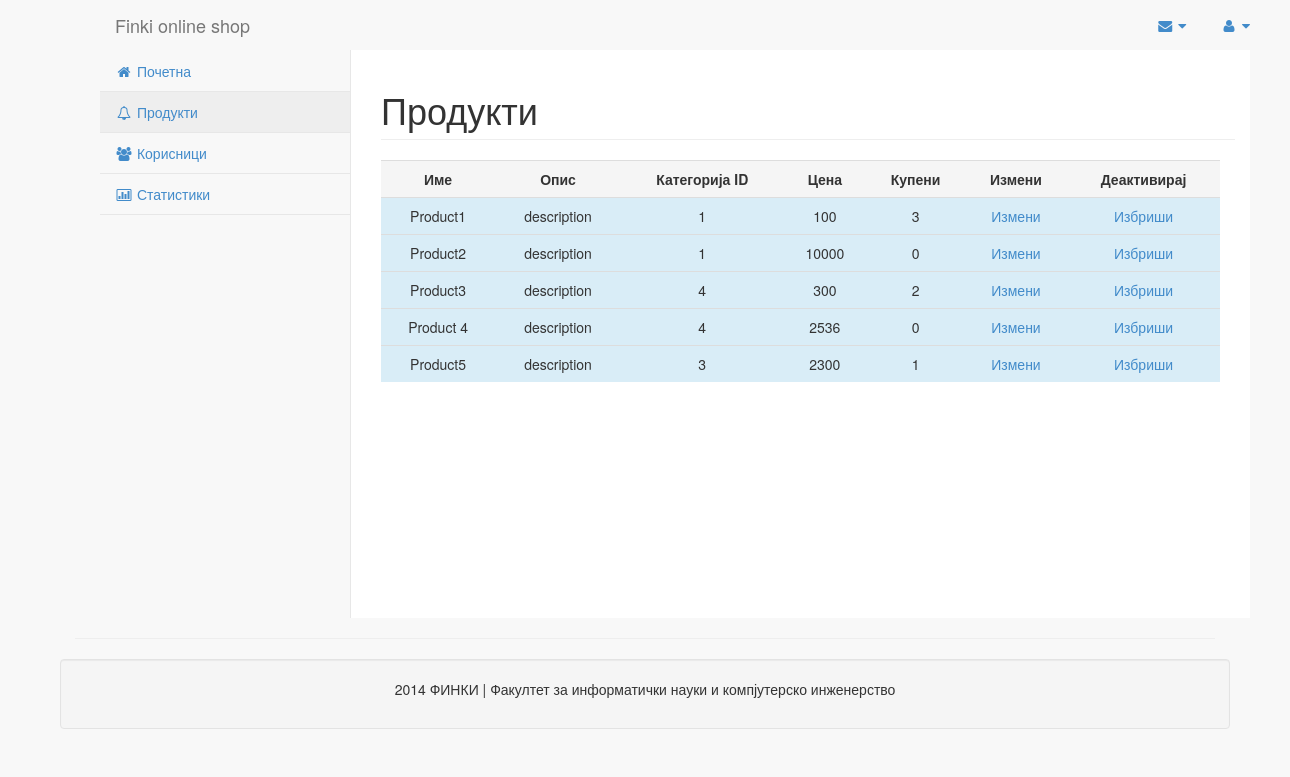
Page /productsAdmin.php (signed in) on the committed database.
### tables this page shows
CREATE TABLE IF NOT EXISTS `products` (
  `id` int(50) NOT NULL AUTO_INCREMENT,
  `name` varchar(50) NOT NULL,
  `description` varchar(500) NOT NULL,
  `category_id` int(20) NOT NULL,
  `small_img` varchar(100) NOT NULL,
  `big_img` varchar(100) NOT NULL,
  `price` float NOT NULL,
  PRIMARY KEY (`id`)
);

### productsAdmin.php (the view, shortened to what this page needs)
<!DOCTYPE html>
<html lang="en">
<head>
    <link href="css/bootstrap.min.css" rel="stylesheet">
    <link href="css/plugins/metisMenu/metisMenu.min.css" rel="stylesheet">
    <link href="css/plugins/timeline.css" rel="stylesheet">
    <link href="css/sb-admin-2.css" rel="stylesheet">
    <link href="css/plugins/morris.css" rel="stylesheet">
    <link href="font-awesome-4.1.0/css/font-awesome.min.css" rel="stylesheet" type="text/css">
</head>
<body>
    <div id="wrapper">
        <nav class="navbar navbar-default navbar-static-top" role="navigation" style="margin-bottom: 0;border:0px; width:1280px;">
            <div class="navbar-header">
                <a class="navbar-brand" href="index.html" style="margin-left: 100px;">Finki online shop</a>
            </div>
            <ul class="nav navbar-top-links navbar-right">
                <li class="dropdown">
                    <a class="dropdown-toggle" data-toggle="dropdown" href="#">
                        <i class="fa fa-envelope fa-fw"></i>  <i class="fa fa-caret-down"></i>
                    </a>
                </li>
                <li class="dropdown">
                    <a class="dropdown-toggle" data-toggle="dropdown" href="#">
                        <i class="fa fa-user fa-fw"></i>  <i class="fa fa-caret-down"></i>
                    </a>
                </li>
            </ul>
            <div class="navbar-default sidebar" role="navigation" style="margin-left: 100px;">
                <div class="sidebar-nav navbar-collapse">
                    <ul class="nav" id="side-menu">
                        <li>
                            <a href="homeAdmin_temp.php"><i class="fa fa-home fa-fw"></i> Почетна</a>
                        </li>
                        <li>
                            <a class="active" href="productsAdmin.php"><i class="fa fa-bell-o fa-fw"></i> Продукти</a>
                        </li>
                        <li>
                            <a href="usersAdmin.php"><i class="fa fa-users fa-fw"></i> Корисници </a>
                        </li>
                        <li>
                            <a href="statistics.php"><i class="fa fa-bar-chart-o fa-fw"></i> Статистики </a>
                        </li>
                    </ul>
                </div>
            </div>
        </nav>
        <div id="page-wrapper" style="width: 900px; margin-left: 350px;">
        	<div class="row">
            <div class="row">
                <div class="col-lg-12">
                    <h1 class="page-header" style="margin-left: 15px;">Продукти</h1>
                </div>
            </div>
            <div class="col-lg-12">
            <table class="table table-striped table-hover">
  			<tr class="active" align="center">
  				<th class="text-center">Име</th>
  				<th class="text-center">Опис</th>
  				<th class="text-center">Категорија ID</th>
  				<th class="text-center">Цена</th>
          <th class="text-center">Купени</th>
  				<th class="text-center">Измени</th>
  				<th class="text-center">Деактивирај</th>
  			</tr>
  			<?php
  			include_once 'database.php';
  			$query="SELECT products.*, coalesce(order_details.quantity, 0) as num_bought FROM products LEFT OUTER JOIN order_details ON products.id = order_details.product_id order by products.id";
  			$res=mysqli_query($link, $query);
  			while($row=mysqli_fetch_assoc($res))			{
  	  			echo "<tr class='info'>" .
  	  			 "<td class=\"text-center\"> $row[name] </td>".
  	  			 "<td class=\"text-center\">$row[description]</td>".
  	  			 "<td class=\"text-center\">$row[category_id]</td>".
             "<td class=\"text-center\">$row[price]</td>".
             "<td class=\"text-center\">$row[num_bought]</td>".
  	  			 "<td class=\"text-center\"><a href=\"admin_editProduct.php?productid=$row[id]\">Измени</a></td>".
  	  			 "<td class=\"text-center\"><a href=\"admin_deleteProduct.php?productid=$row[id]\">Избриши</a></td>";
  				}
  			?>
			</table>
         </div>
        </div>
        </div>
   <div class="container">
				<hr>
				<footer>
					<div class="row">
						<div class="col-lg-12">
							<div class="row well">
								<p align="center">
									2014  ФИНКИ |    Факултет за информатички науки и компјутерско инженерство
								</p>
							</div>
						</div>
					</div>
				</footer>
			</div>
</body>
</html>

### css/sb-admin-2.css (style rules this page uses)
body { background-color: #f8f8f8; }
#wrapper { width: 100%; }
#page-wrapper { padding: 0 15px; min-height: 568px; background-color: #fff; }
@media (min-width:768px) { #page-wrapper { position: inherit; margin: 0 0 0 250px; padding: 0 30px; border-left: 1px solid #e7e7e7; } }
.navbar-top-links { margin-right: 0; }
.navbar-top-links li { display: inline-block; }
.navbar-top-links li:last-child { margin-right: 15px; }
.navbar-top-links li a { padding: 15px; min-height: 50px; }
.sidebar .sidebar-nav.navbar-collapse { padding-right: 0; padding-left: 0; }
.sidebar ul li { border-bottom: 1px solid #e7e7e7; }
.sidebar ul li a.active { background-color: #eee; }
@media (min-width:768px) { .sidebar { z-index: 1; position: absolute; width: 250px; margin-top: 51px; } }

### rows in the picture
products: name "Product1", description "description", category "1", price "100", row "3"
products: name "Product2", description "description", category "1", price "10000", row "0"
products: name "Product3", description "description", category "4", price "300", row "2"
products: name "Product 4", description "description", category "4", price "2536", row "0"
products: name "Product5", description "description", category "3", price "2300", row "1"
